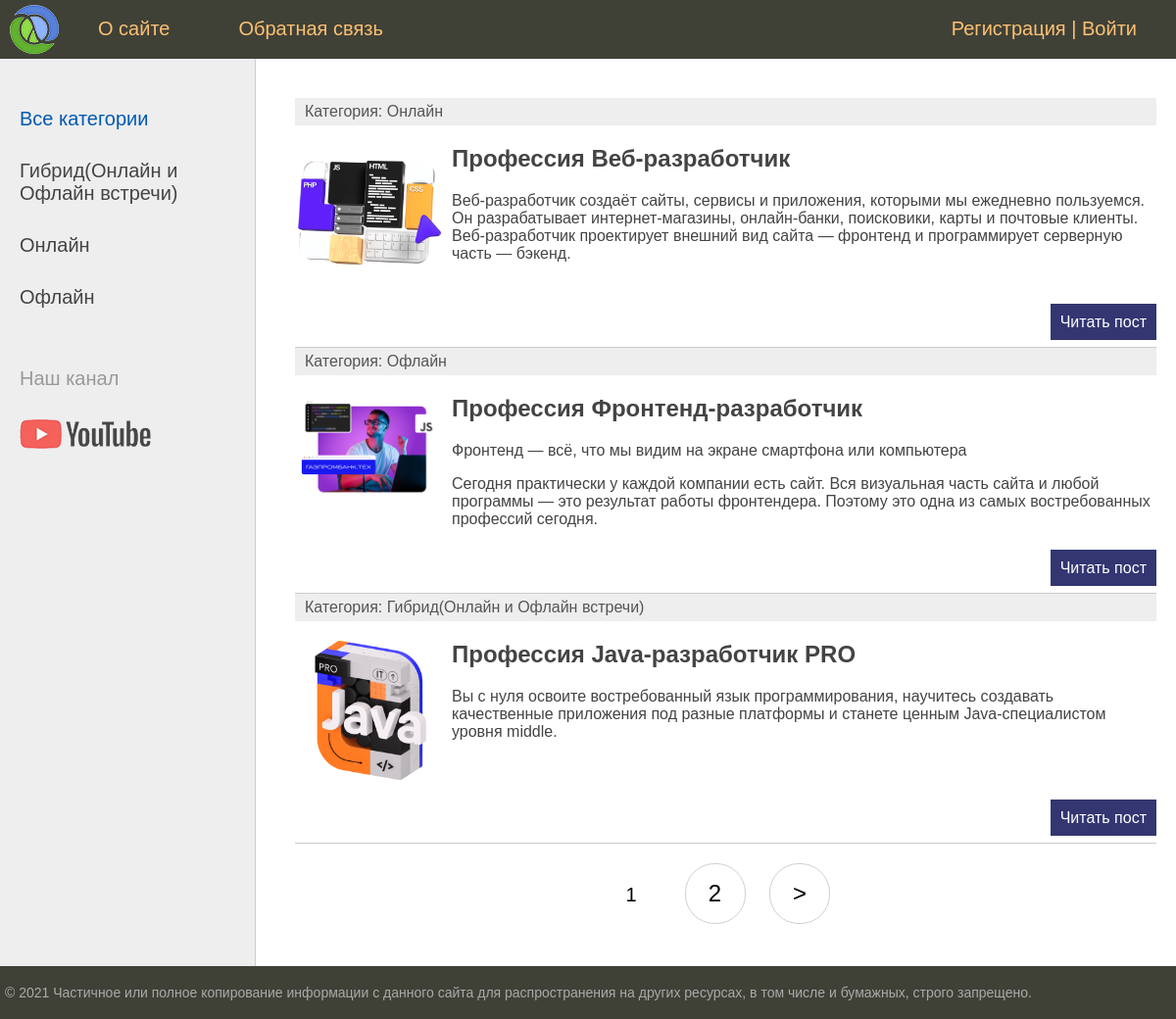
The page / on the database its author committed.
### windowsOne/models.py (models this page shows, shortened)
class Category(models.Model):
    name = models.CharField(max_length=100, db_index=True, verbose_name='Категория')
    slug = models.SlugField(max_length=255, unique=True, db_index=True, verbose_name='URL')
    def __str__(self):
        return self.name
    class Meta:
        verbose_name = 'Категория'
        verbose_name_plural = 'Категории'
        ordering = ['id' ]
    def get_absolute_url(self):
        return reverse("category", kwargs={'cat_slug': self.slug})

class Product(models.Model):
    name = models.CharField(max_length=128, verbose_name="Наименование курса")
    slug = models.SlugField(max_length=255, unique=True, db_index=True, verbose_name='URL')
    dataStart = models.DateTimeField('Время начала')
    data_end = models.DateTimeField('Время конца')
    price = models.IntegerField(default=0, verbose_name='Цена')
    group_min_participants = models.PositiveIntegerField(verbose_name="Минимальное числов в группе")
    group_man_participants = models.IntegerField(verbose_name='Максимальное числов в группе')
    cat = models.ForeignKey('Category', on_delete=models.PROTECT, verbose_name="Категории")
    photo = models.ImageField(upload_to="photos/%Y/%m/%d/", verbose_name="Фото")
    content = models.TextField(blank=True, verbose_name="Описание курса")
    def get_absolute_url(self):
        return reverse('post', kwargs={'post_slug': self.slug})
    class Meta:
        verbose_name = 'Курсы'
        verbose_name_plural = 'Курсы'
        ordering = ['id']

### windowsOne/views.py (the view)
# urls.py: path('', ProductHome.as_view(), name='home'),
class ProductHome(DataMixin, ListView):
    model = Product
    template_name = 'windowsOne/index.html'
    context_object_name = 'posts'
    def get_context_data(self, *, object_list=None, **kwargs):
        context = super().get_context_data(**kwargs)
        c_def = self.get_user_context(title='Главная страница')
        context = dict(list(context.items()) + list(c_def.items()))
        return context
    def get_queryset(self):
        return Product.objects.filter().select_related('cat')

### windowsOne/utils.py (called while the page is built)
    def get_user_context(self, **kwargs):
        context = kwargs
        cats = cache.get('cats')
        if not cats:
            cats = Category.objects.annotate(Count('product'))
            cache.set('cats', cats, 60)
        user_menu = menu.copy()
        if not self.request.user.is_authenticated:
            user_menu.pop(1)
        context['menu'] = user_menu
        context['cats'] = cats
        if 'cat_selected' not in context:
            context['cat_selected'] = 0
        return context

### windowsOne/templates/windowsOne/index.html (shortened to what this page needs)
{% extends 'windowsOne/base.html' %}
{% load windowsOne_tags %}
{% block content %}
<ul class="list-articles">
	{% for p in posts %}
			<li><div class="article-panel">
	<p class="first">Категория: {{p.cat}}</p>
</div>
{% if p.photo %}
	<p><img class="img-article-left thumb" src="{{p.photo.url}}"></p>
{% endif %}
				<h2>{{p.name}}</h2>
	{% autoescape on %}
	{{p.content|linebreaks|truncatewords:50}}
	{% endautoescape %}
			<p class="link-read-post"><a href="{{ p.get_absolute_url }}">Читать пост</a></p>
			</li>
	{% endfor %}
</ul>
{% endblock %}

### windowsOne/templates/windowsOne/base.html (shortened to what this page needs)
{% load static %}
{% load windowsOne_tags %}
<!DOCTYPE html>
<html>
<head>
	<link type="text/css" href="{% static 'windowsOne/css/styles.css' %}" rel="stylesheet" />
</head>
<body>
<table class="table-page" border=0 cellpadding="0" cellspacing="0">
<tr><td valign=top>
{% block mainmenu %}
		<div class="header">
			<ul id="mainmenu" class="mainmenu">
			<li class="logo"><a href="{% url 'home' %}"><div class="logo"></div></a></li>
{% for m in menu %}
			<li><a href="{% url m.url_name %}">{{m.title}}</a></li>
{% endfor %}
				{% if request.user.is_authenticated %}
				<li class="last"> {{user.username}} | <a href="{% url 'logout' %}">Выйти</a></li>
				{% else %}
				<li class="last"><a href="{% url 'register' %}">Регистрация</a> | <a href="{% url 'login' %}">Войти</a></li>
				{% endif %}
			</ul>
		</div>
{% endblock mainmenu %}
<table class="table-content" border=0 cellpadding="0" cellspacing="0">
<tr>
	{% load cache %}
	<td valign="top" class="left-chapters">
	<ul id="leftchapters">
{% if cat_selected == 0 %}
		<li class="selected">Все категории</li>
{% else %}
		<li><a href="{% url 'home' %}">Все категории</a> </li>
{% endif %}
{% for c in cats %}
{% if c.product__count > 0 %}
		{% if c.pk == cat_selected %}
			<li class="selected">{{c.name}}</li>
		{% else %}
			<li><a href="{{ c.get_absolute_url }}">{{c.name}}</a> </li>
		{% endif %}
{% endif %}
{% endfor %}
		<li class="share">
		<p>Наш канал</p>
		<a class="share-yt" href="https://www.youtube.com/channel/UClJzWfGWuGJL2t-3dYKcHTA/playlists" target="_blank" rel="nofollow"></a>
		</li>
	</ul>
</td>
<td valign="top" class="content">
{% block content %}
{% endblock %}
{% if page_obj.has_other_pages %}
<nav class="list-pages">
    <ul>
        {% for p in paginator.page_range %}
		{% if page_obj.number == p %}
        <li class="page-num page-num-selected">{{ p }}</li>
		{% elif p >= page_obj.number|add:-2 and p <= page_obj.number|add:2  %}
        <li class="page-num">
            <a href="?page={{ p }}">{{ p }}</a>
        </li>
		{% endif %}
        {% endfor %}
{% if page_obj.has_next %}
<li class="page-num">
	<a href="?page={{ page_obj.next_page_number }}">&gt;</a>
</li>
{% endif %}
    </ul>
</nav>
{% endif %}
</td></tr></table>
</td></tr>
<tr><td valign=top>
	<div id="footer">
		<p>&copy; 2021 Частичное или полное копирование информации с данного сайта для распространения на других ресурсах, в том числе и бумажных, строго запрещено.</p>
	</div>
</td></tr></table>
</body>
</html>

### windowsOne/static/windowsOne/css/styles.css (style rules this page uses)
html, body { font-family: 'Arial'; margin: 0; padding: 0; height: 100%; width: 100%; color: #444; }
a { color: #0059b2; text-decoration: none; }
img { max-width: 600px; height: auto; }
img.img-article-left { max-width: 300px; height: auto; float: left; padding: 0 10px 10px 0; }
img.img-article-left.thumb { max-width: 150px; height: auto; }
p.link-read-post { text-align: right; }
p.link-read-post a { padding: 10px; min-width: 100px; background: #333671; color: #fff; text-decoration: none; }
div.article-panel { background: #eee; padding: 5px 10px 5px 10px; box-sizing: border-box; overflow: hidden; color: #555; }
div.article-panel p.first { margin: 0; float: left; }
ul.list-articles { list-style: none; margin: 0; padding: 0; }
ul.list-articles li { border-bottom: 1px solid #ccc; }
.table-page { width: 100%; height: 100%; vertical-align: top; }
.table-page tr { height: 100%; }
.header { background: #3F4137; height: 60px; }
.logo { background: url('../images/logo.png') no-repeat 10px 5px; width: 70px; height: 60px; }
ul.mainmenu { list-style: none; margin: 0; padding: 0; height: 60px; color: #fdc073; font-size: 20px; overflow: hidden; }
ul.mainmenu li { float: left; margin: 18px 40px 0 30px; }
ul.mainmenu li.logo { margin: 0; }
ul.mainmenu li.last { float: right; }
ul.mainmenu li a { color: #fdc073; text-decoration: none; }
.table-content { width: 100%; min-height: 100%; height: 100%; }
.left-chapters { margin: 0; background: #eee; border-right: 1px solid #ccc; min-height: 100%; }
.left-chapters ul { width: 230px; min-height: 100%; margin: 0; padding: 20px 10px 10px 20px; list-style: none; font-size: 20px; }
.left-chapters ul li { margin: 30px 0 0 0; color: #999; }
.left-chapters ul li.selected { color: #0059b2; }
.left-chapters ul li a { color: #444; text-decoration: none; }
.left-chapters ul li.share { margin: 60px 0 0 0; }
.left-chapters ul li.share p { margin: 30px 0 30px 0; }
.left-chapters ul li.share a { display: inline-block; width: 40px; height: 40px; margin: 0 20px 0 0; }
.left-chapters ul li.share a.share-yt { width: 100%; height: 30px; background: url('../images/share_yt.png') no-repeat 0 0 }
.content { padding: 40px 20px 20px 40px; width: 100%; box-sizing: border-box; }
#footer { box-sizing: border-box; background: #3F4137; padding: 5px; color: #aaa; font-size: 14px; font-family: Verdana, Geneva, Arial, Helvetica; text-align: left; overflow: hidden; }
.list-pages { text-align: center; margin: 0 0 20px 0; }
.list-pages ul { margin: 20px 0 0 0; padding: 0; list-style: none; }
.list-pages ul li { display: inline-block; margin: 0 20px 0 0; }
.list-pages a { color: #000; font-size: 24px; text-decoration: none; }
.list-pages .page-num, .page-num-selected { display: inline-block; width: 60px; height: 44px; padding: 16px 0 0 0; border: 1px solid #d0d0d0; border-radius: 30px; }
.list-pages .page-num-selected { border: none; color: #000; font-size: 20px; }

### rows shown on the page
Category: name "Гибрид(Онлайн и Офлайн встречи)"
Category: name "Онлайн"
Category: name "Офлайн"
Product: cat "Онлайн", photo (picture), name "Профессия Веб-разработчик", content "Веб-разработчик создаёт сайты, сервисы и приложения, которыми мы ежедневно пользуемся. Он разрабатывает интернет-магазины, онлайн-банки, поисковики, карты и почтовые клиенты. Веб-разработчик проектирует внешний вид сайта — фронтенд и программирует серверную часть — бэкенд."
Product: cat "Офлайн", photo (picture), name "Профессия Фронтенд-разработчик", content "Фронтенд — всё, что мы видим на экране смартфона или компьютера Сегодня практически у каждой компании есть сайт. Вся визуальная часть сайта и любой программы — это результат работы фронтендера. Поэтому это одна из самых востребованных профессий сегодня."
Product: cat "Гибрид(Онлайн и Офлайн встречи)", photo (picture), name "Профессия Java-разработчик PRO", content "Вы с нуля освоите востребованный язык программирования, научитесь создавать качественные приложения под разные платформы и станете ценным Java-специалистом уровня middle."

### other values the page prints
{{ m.title }} "О сайте" "Обратная связь"
{{ p }} "1"
{{ p }} "2"
